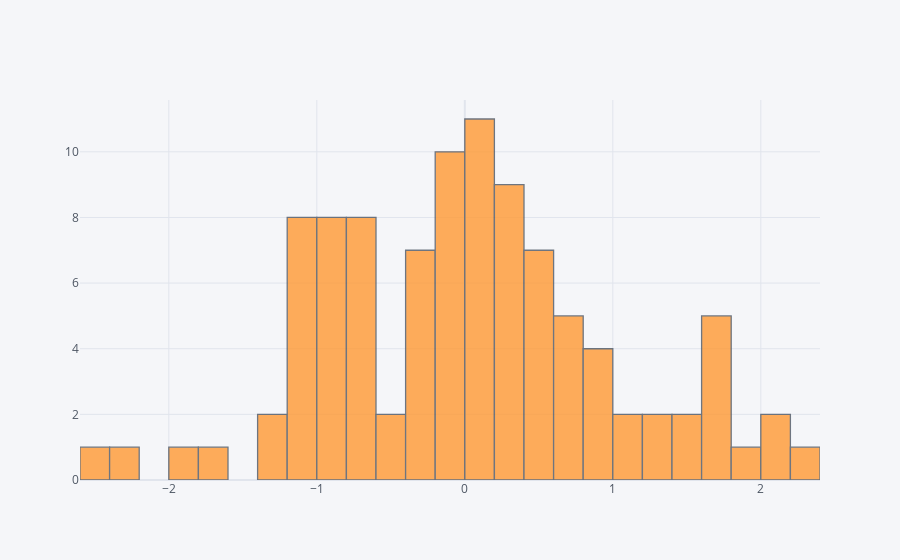

The cell this chart's notebook holds for it:
### Markdown cell above
## histogram

### Code cell
df['A'].iplot(kind='hist',bins=25)

### Figure 1 — Plotly figure (JSON) as saved in the notebook; plotly's stock layout.template omitted (floating-point values rounded to 4 significant figures)
{"data": [{"histfunc": "count", "histnorm": "", "marker": {"color": "rgba(255, 153, 51, 1.0)", "line": {"color": "#4D5663", "width": 1.3}}, "name": "A", "nbinsx": 25, "opacity": 0.8, "orientation": "v", "type": "histogram", "x": [-0.6035, -0.8169, -0.6157, -0.9681, -0.6855, 0.72, 1.446, 1.8, 1.716, -0.179, 0.005449, -1.083, -0.9552, -0.8065, 2.193, 0.1542, 0.01632, 1.727, 0.5799, 0.09792, 0.2135, 0.2811, 0.4323, -1.174, -1.158, 1.561, -1.288, -0.265, 1.331, -0.08334, 0.4601, 2.02, -0.2965, 1.744, 0.6965, 0.9617, -1.083, -0.229, 0.2254, 2.379, 0.3472, 0.03591, 1.259, 0.5918, -0.6823, -0.8928, -0.6615, 0.04214, 0.3223, -0.2, 0.3267, 0.9432, -0.8168, 0.07618, -0.1092, -2.379, -0.7364, -0.1134, -0.6902, -1.386, 0.8495, -0.3878, -0.809, -0.3688, -0.007043, -0.2524, -1.111, 1.695, 0.6672, -0.03371, 1.9, -0.9193, 0.5872, -0.08438, 0.0731, 0.7562, 0.4462, 0.4267, 0.6155, 0.2793, -1.054, 0.1802, -0.04059, 1.144, -0.4794, -1.088, 0.248, -0.6311, -2.439, 0.9573, -1.809, -0.1604, 0.2863, -0.1396, -1.782, 0.07132, 1.063, -0.5821, 0.1374, -1.061]}], "layout": {"barmode": "overlay", "legend": {"bgcolor": "#F5F6F9", "font": {"color": "#4D5663"}}, "paper_bgcolor": "#F5F6F9", "plot_bgcolor": "#F5F6F9", "title": {"font": {"color": "#4D5663"}}, "xaxis": {"gridcolor": "#E1E5ED", "showgrid": true, "tickfont": {"color": "#4D5663"}, "title": {"font": {"color": "#4D5663"}, "text": ""}, "zerolinecolor": "#E1E5ED"}, "yaxis": {"gridcolor": "#E1E5ED", "showgrid": true, "tickfont": {"color": "#4D5663"}, "title": {"font": {"color": "#4D5663"}, "text": ""}, "zerolinecolor": "#E1E5ED"}}}
